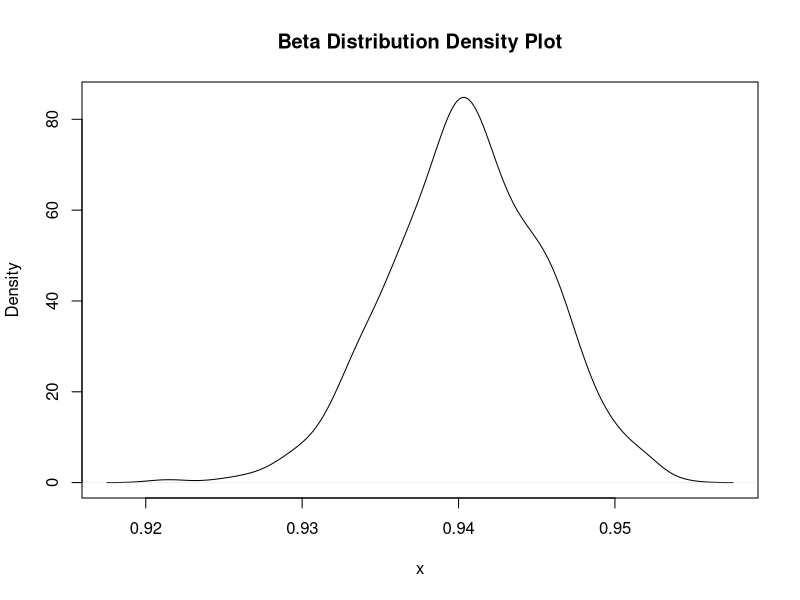

Source code (R):
mean <-0.94
upper_CI <- 0.95
lower_CI <- 0.93
  
SE <- (upper_CI - lower_CI) / 3.92

var <- SE^2

alpha = mean * ((1 - mean) / var - 1 / mean)
beta = (1 - mean) * ((1 -mean) /var - 1 / (1 - mean))

# Generate 1000 random values
random_values <- rbeta(n = 1000, shape1 = alpha, shape2 = beta)

# Use plot() for a basic density plot
plot(density(random_values), main = "Beta Distribution Density Plot", xlab = "x")
